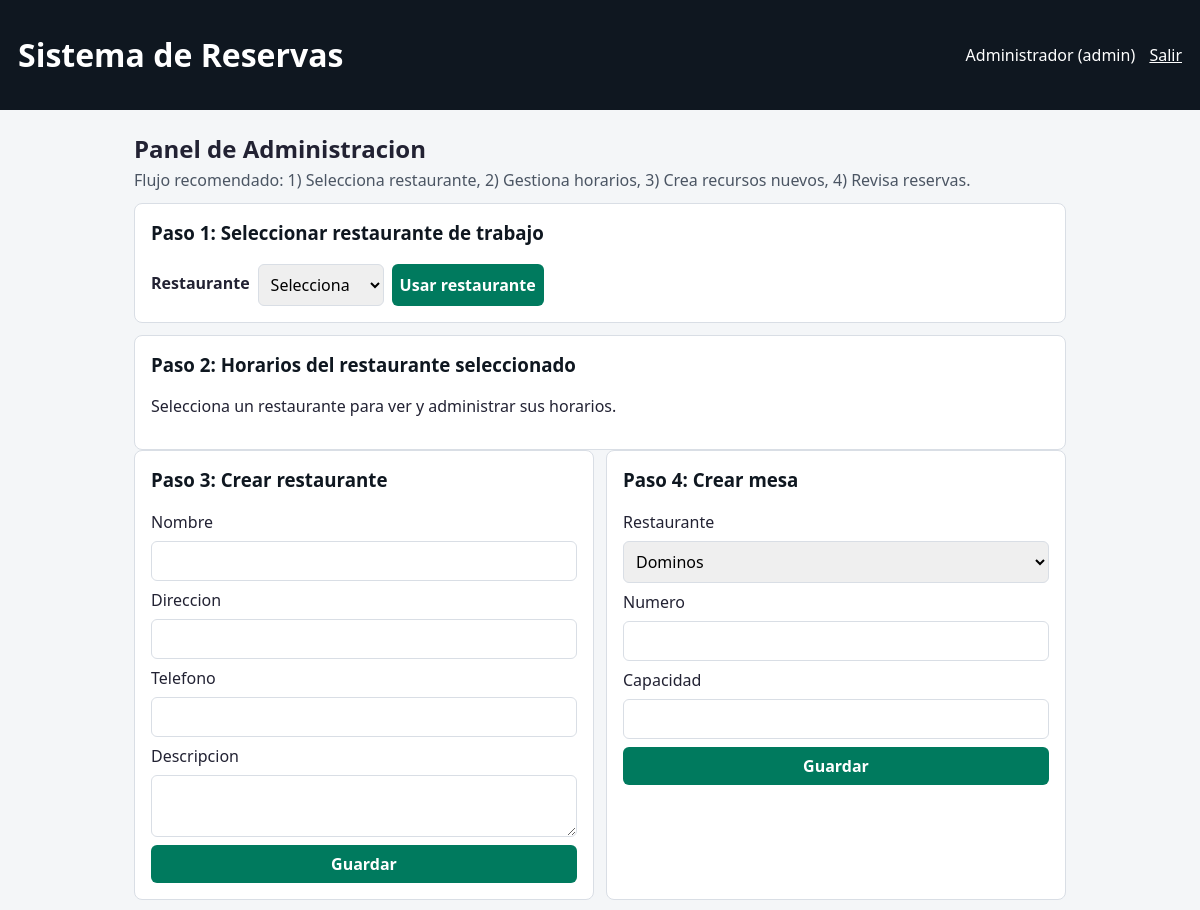
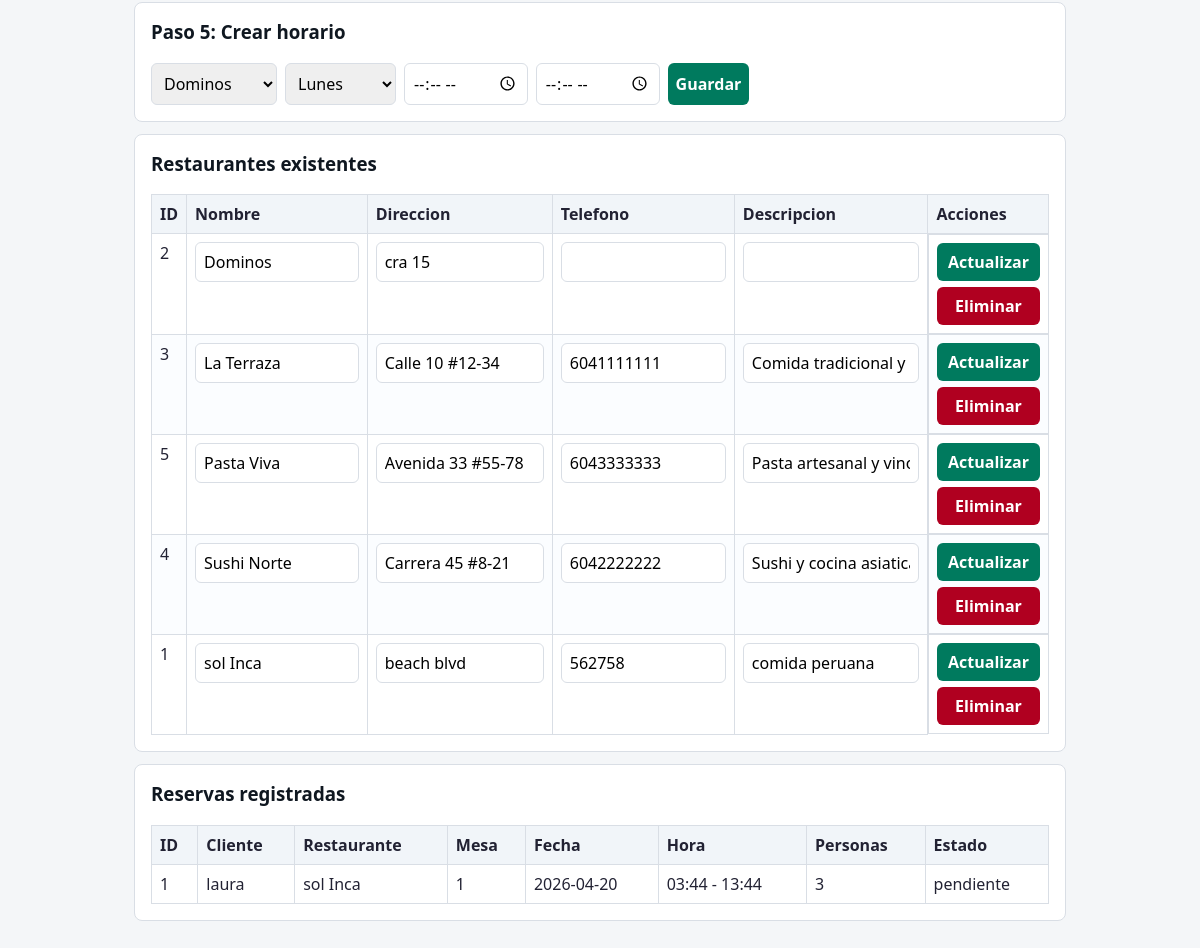
/admin/panel (signed in), run on an earlier commit of the app's database (2 pictures, top to bottom).
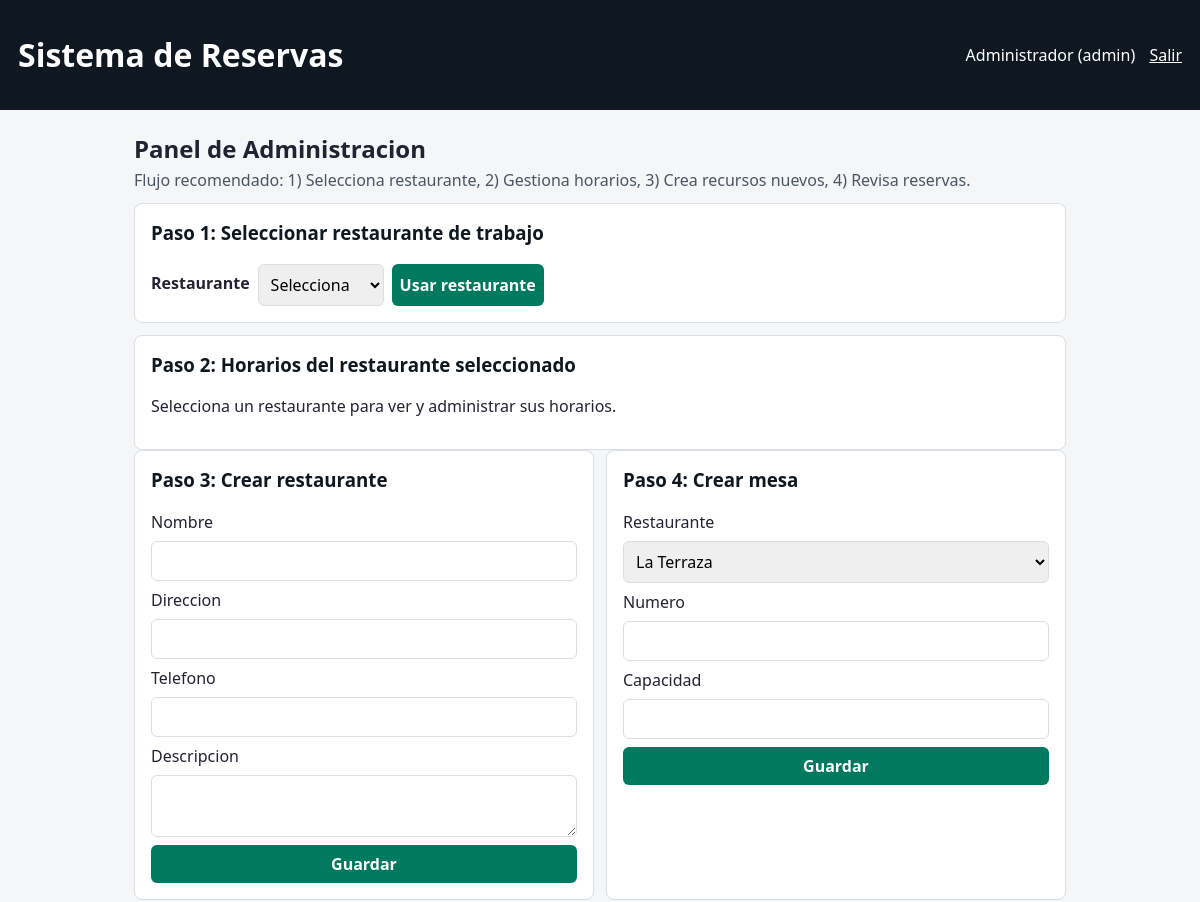
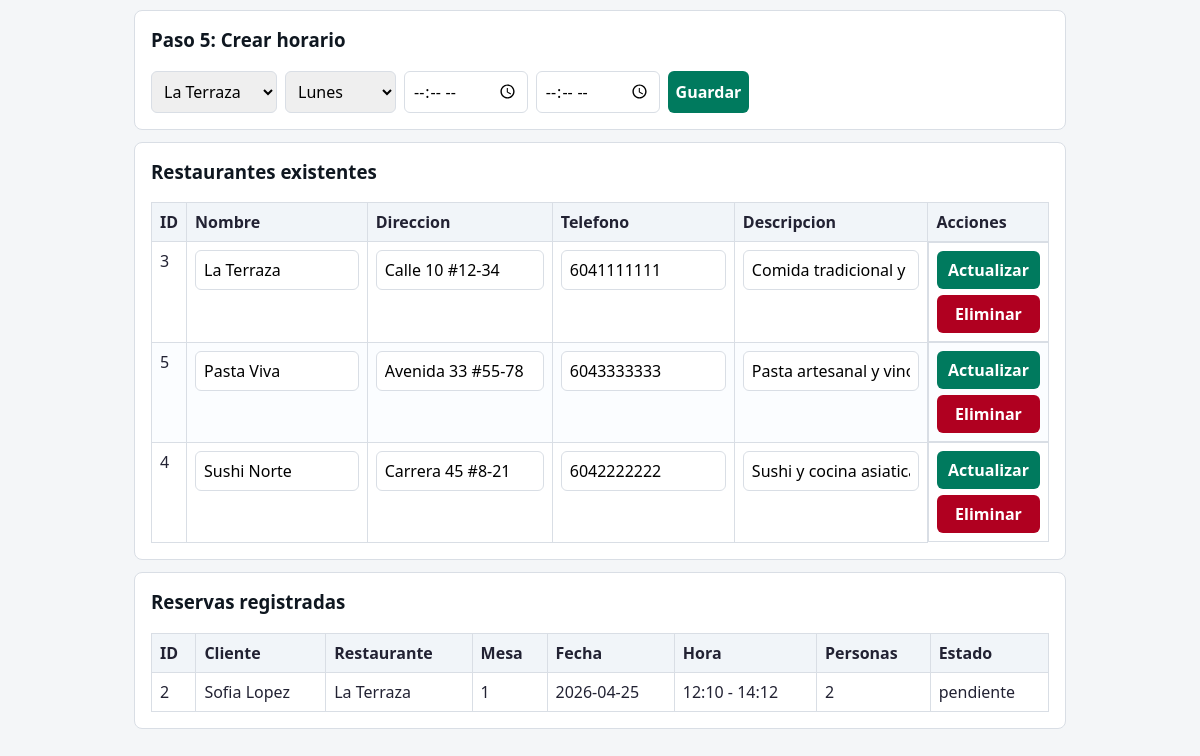
And on a later commit of the database (2 pictures, top to bottom).
### tables this page shows
CREATE TABLE restaurante (
				id_restaurante INTEGER PRIMARY KEY AUTOINCREMENT,
				nombre TEXT NOT NULL,
				direccion TEXT NOT NULL,
				telefono TEXT,
				descripcion TEXT
			);

CREATE TABLE reserva (
				id_reserva INTEGER PRIMARY KEY AUTOINCREMENT,
				id_cliente INTEGER NOT NULL,
				id_disponibilidad INTEGER NOT NULL,
				estado TEXT NOT NULL DEFAULT 'pendiente',
				num_personas INTEGER NOT NULL,
				FOREIGN KEY (id_cliente) REFERENCES cliente(id_cliente) ON DELETE CASCADE,
				FOREIGN KEY (id_disponibilidad) REFERENCES disponibilidad(id_disponibilidad) ON DELETE CASCADE
			);

CREATE TABLE usuario (
				id_usuario INTEGER PRIMARY KEY AUTOINCREMENT,
				nombre TEXT NOT NULL,
				email TEXT NOT NULL UNIQUE,
				password_hash TEXT NOT NULL,
				rol TEXT NOT NULL CHECK (rol IN ('cliente', 'admin'))
			);

CREATE TABLE mesa (
				id_mesa INTEGER PRIMARY KEY AUTOINCREMENT,
				id_restaurante INTEGER NOT NULL,
				numero INTEGER NOT NULL,
				capacidad INTEGER NOT NULL,
				estado TEXT NOT NULL DEFAULT 'activa',
				FOREIGN KEY (id_restaurante) REFERENCES restaurante(id_restaurante) ON DELETE CASCADE
			);

CREATE TABLE disponibilidad (
				id_disponibilidad INTEGER PRIMARY KEY AUTOINCREMENT,
				id_mesa INTEGER NOT NULL,
				fecha TEXT NOT NULL,
				hora_inicio TEXT NOT NULL,
				hora_fin TEXT NOT NULL,
				estado TEXT NOT NULL DEFAULT 'disponible',
				FOREIGN KEY (id_mesa) REFERENCES mesa(id_mesa) ON DELETE CASCADE,
				UNIQUE (id_mesa, fecha, hora_inicio, hora_fin)
			);

### presentacion/controllers/admin_controller.py (the view, shortened to what this page needs)
@admin_bp.route("/panel", methods=["GET", "POST"])
@login_required
@role_required("admin")
def panel():
    _, _, admin_service = get_services()
    selected_restaurante = request.args.get("restaurante")
    restaurantes = admin_service.listar_restaurantes()
    reservas = admin_service.listar_reservas()
    horarios = admin_service.listar_horarios_por_restaurante(selected_restaurante)
    return render_template(
        "admin_panel.html",
        restaurantes=restaurantes,
        reservas=reservas,
        horarios=horarios,
        selected_restaurante=selected_restaurante,
    )

### datos/ConexionDB.py (called while the page is built)
	def __new__(cls, db_path=None):
		if cls._instancia is None:
			cls._instancia = super().__new__(cls)
			cls._instancia._inicializada = False
		return cls._instancia

	@classmethod
	def get_instance(cls, db_path=None):
		return cls(db_path)

	def conectar(self):
		return self._conexion

### datos/dao/reserva_dao.py (called while the page is built)
    def listar_detalladas(self):
        return self.db.execute(
            """
            SELECT r.id_reserva,
                   r.estado,
                   r.num_personas,
                   d.fecha,
                   d.hora_inicio,
                   d.hora_fin,
                   m.numero AS mesa_numero,
                   re.nombre AS restaurante_nombre,
                   u.nombre AS cliente_nombre
            FROM reserva r
            JOIN cliente c ON c.id_cliente = r.id_cliente
            JOIN usuario u ON u.id_usuario = c.id_usuario
            JOIN disponibilidad d ON d.id_disponibilidad = r.id_disponibilidad
            JOIN mesa m ON m.id_mesa = d.id_mesa
            JOIN restaurante re ON re.id_restaurante = m.id_restaurante
            ORDER BY d.fecha DESC, d.hora_inicio DESC
            """
        ).fetchall()

### datos/dao/restaurante_dao.py (called while the page is built)
    def listar_todos(self):
        return self.db.execute("SELECT * FROM restaurante ORDER BY nombre").fetchall()

### negocio/builders.py (called while the page is built)
    def reset(self):
        self._data = {
            "id_reserva": None,
            "id_cliente": None,
            "id_disponibilidad": None,
            "estado": "pendiente",
            "num_personas": 1,
        }
        return self

### negocio/services.py (called while the page is built, shortened)
    def listar_horarios_por_restaurante(self, id_restaurante):
        if not id_restaurante:
            return []

    def listar_reservas(self):
        return self.reserva_dao.listar_detalladas()

    def listar_restaurantes(self):
        rows = self.restaurante_dao.listar_todos()
        return [
            Restaurante(
                id_restaurante=row["id_restaurante"],
                nombre=row["nombre"],
                direccion=row["direccion"],
                telefono=row["telefono"] or "",
                descripcion=row["descripcion"] or "",
            )
            for row in rows
        ]

### presentacion/controllers/common.py (called while the page is built)
def get_services():
    conexion = ConexionDB.get_instance()
    db = conexion.conectar()
    return AuthService(db), ReservaService(db), AdminService(db)

### presentacion/templates/admin_panel.html (shortened to what this page needs)
{% extends 'base.html' %}
{% block content %}
<section class="page-head">
    <h2>Panel de Administracion</h2>
    <p>Flujo recomendado: 1) Selecciona restaurante, 2) Gestiona horarios, 3) Crea recursos nuevos, 4) Revisa reservas.</p>
</section>
<section class="card">
    <h3>Paso 1: Seleccionar restaurante de trabajo</h3>
    <form method="get" class="form-inline">
        <label>Restaurante</label>
        <select name="restaurante" required>
            <option value="">Selecciona</option>
        </select>
        <button type="submit">Usar restaurante</button>
    </form>
</section>
<section class="card mt">
    <h3>Paso 2: Horarios del restaurante seleccionado</h3>
    {% if selected_restaurante %}
    <table>
        <thead>
            <tr>
                <th>ID</th>
                <th>Dia</th>
                <th>Hora inicio</th>
                <th>Hora fin</th>
                <th>Acciones</th>
            </tr>
        </thead>
        <tbody>
            {% for h in horarios %}
            <tr>
                <form method="post">
                    <td>
                        {{ h.id_horario }}
                        <input type="hidden" name="id_horario" value="{{ h.id_horario }}">
                        <input type="hidden" name="id_restaurante_selected" value="{{ selected_restaurante }}">
                    </td>
                    <td>
                        <select name="dia_semana" required>
                            {% for dia in ['Lunes','Martes','Miercoles','Jueves','Viernes','Sabado','Domingo'] %}
                            <option value="{{ dia }}" {% if dia == h.dia_semana %}selected{% endif %}>{{ dia }}</option>
                            {% endfor %}
                        </select>
                    </td>
                    <td><input type="time" name="hora_inicio" value="{{ h.hora_inicio }}" required></td>
                    <td><input type="time" name="hora_fin" value="{{ h.hora_fin }}" required></td>
                    <td class="actions">
                        <button type="submit" name="accion" value="actualizar_horario">Actualizar</button>
                        <button type="submit" class="danger" name="accion" value="eliminar_horario" onclick="return confirm('Eliminar horario?')">Eliminar</button>
                    </td>
                </form>
            </tr>
            {% else %}
            <tr><td colspan="5">Este restaurante aun no tiene horarios</td></tr>
            {% endfor %}
        </tbody>
    </table>
    {% else %}
    <p>Selecciona un restaurante para ver y administrar sus horarios.</p>
    {% endif %}
</section>
<section class="grid-2">
    <article class="card">
        <h3>Paso 3: Crear restaurante</h3>
        <form method="post" class="form-grid">
            <label>Nombre</label>
            <input type="text" name="nombre" required>
            <label>Direccion</label>
            <input type="text" name="direccion" required>
            <label>Telefono</label>
            <input type="text" name="telefono">
            <label>Descripcion</label>
            <textarea name="descripcion" rows="2"></textarea>
            <button type="submit">Guardar</button>
        </form>
    </article>
    <article class="card">
        <h3>Paso 4: Crear mesa</h3>
        <form method="post" class="form-grid">
            <label>Restaurante</label>
            <select name="id_restaurante" required>
                {% for r in restaurantes %}
                <option value="{{ r.id_restaurante }}">{{ r.nombre }}</option>
                {% endfor %}
            </select>
            <label>Numero</label>
            <input type="number" name="numero" min="1" required>
            <label>Capacidad</label>
            <input type="number" name="capacidad" min="1" required>
            <button type="submit">Guardar</button>
        </form>
    </article>
</section>
<section class="grid-1 mt">
    <article class="card">
        <h3>Paso 5: Crear horario</h3>
        <form method="post" class="form-inline">
            <select name="id_restaurante" required>
                {% for r in restaurantes %}
                <option value="{{ r.id_restaurante }}">{{ r.nombre }}</option>
                {% endfor %}
            </select>
            <select name="dia_semana" required>
                {% for dia in ['Lunes','Martes','Miercoles','Jueves','Viernes','Sabado','Domingo'] %}
                <option value="{{ dia }}">{{ dia }}</option>
                {% endfor %}
            </select>
            <input type="time" name="hora_inicio" required>
            <input type="time" name="hora_fin" required>
            <button type="submit">Guardar</button>
        </form>
    </article>
</section>
<section class="card mt">
    <h3>Restaurantes existentes</h3>
    <table>
        <thead>
            <tr>
                <th>ID</th>
                <th>Nombre</th>
                <th>Direccion</th>
                <th>Telefono</th>
                <th>Descripcion</th>
                <th>Acciones</th>
            </tr>
        </thead>
        <tbody>
            {% for r in restaurantes %}
            <tr>
                <form method="post">
                    <td>
                        {{ r.id_restaurante }}
                    </td>
                    <td><input type="text" name="nombre" value="{{ r.nombre }}" required></td>
                    <td><input type="text" name="direccion" value="{{ r.direccion }}" required></td>
                    <td><input type="text" name="telefono" value="{{ r.telefono or '' }}"></td>
                    <td><input type="text" name="descripcion" value="{{ r.descripcion or '' }}"></td>
                    <td class="actions">
                        <button type="submit" name="accion" value="actualizar_restaurante">Actualizar</button>
                        <button type="submit" class="danger" name="accion" value="eliminar_restaurante" onclick="return confirm('Eliminar restaurante y sus mesas/horarios?')">Eliminar</button>
                    </td>
                </form>
            </tr>
            {% else %}
            <tr><td colspan="6">Sin restaurantes</td></tr>
            {% endfor %}
        </tbody>
    </table>
</section>
<section class="card mt">
    <h3>Reservas registradas</h3>
    <table>
        <thead>
            <tr>
                <th>ID</th>
                <th>Cliente</th>
                <th>Restaurante</th>
                <th>Mesa</th>
                <th>Fecha</th>
                <th>Hora</th>
                <th>Personas</th>
                <th>Estado</th>
            </tr>
        </thead>
        <tbody>
            {% for r in reservas %}
            <tr>
                <td>{{ r.id_reserva }}</td>
                <td>{{ r.cliente_nombre }}</td>
                <td>{{ r.restaurante_nombre }}</td>
                <td>{{ r.mesa_numero }}</td>
                <td>{{ r.fecha }}</td>
                <td>{{ r.hora_inicio }} - {{ r.hora_fin }}</td>
                <td>{{ r.num_personas }}</td>
                <td>{{ r.estado }}</td>
            </tr>
            {% else %}
            <tr><td colspan="8">Sin reservas aun</td></tr>
            {% endfor %}
        </tbody>
    </table>
</section>
{% endblock %}

### presentacion/templates/base.html (shortened to what this page needs)
<!doctype html>
<html lang="es">
<head>
    <link rel="stylesheet" href="{{ url_for('static', filename='css/style.css') }}">
</head>
<body>
<header class="topbar">
    <h1>Sistema de Reservas</h1>
    <nav>
        {% if session.get('usuario') %}
            <span>{{ session['usuario']['nombre'] }} ({{ session['usuario']['rol'] }})</span>
            <a href="{{ url_for('auth.logout') }}">Salir</a>
        {% endif %}
    </nav>
</header>
<main class="container">
    {% block content %}{% endblock %}
</main>
</body>
</html>

### presentacion/static/css/style.css (style rules this page uses)
:root { --bg: #f4f6f8; --card: #ffffff; --line: #d9dee5; --text: #223; --accent: #007a5e; --accent-soft: #d8f2eb; --danger: #b00020; }
* { box-sizing: border-box; }
body { margin: 0; font-family: "Segoe UI", Tahoma, sans-serif; background: var(--bg); color: var(--text); }
.topbar { background: #0f1720; color: #fff; padding: 12px 18px; display: flex; justify-content: space-between; align-items: center; }
.topbar a { color: #fff; margin-left: 10px; }
.container { max-width: 960px; margin: 22px auto; padding: 0 14px 24px; }
.card { background: var(--card); border: 1px solid var(--line); border-radius: 8px; padding: 16px; }
.page-head { margin-bottom: 12px; }
.page-head h2 { margin: 0 0 4px; }
.page-head p { margin: 0; color: #4b5563; }
.form-grid { display: grid; gap: 8px; }
.form-inline { display: flex; gap: 8px; flex-wrap: wrap; }
input, select, textarea, button { width: 100%; padding: 8px; border: 1px solid var(--line); border-radius: 6px; font: inherit; }
.form-inline input, .form-inline select, .form-inline button { width: auto; }
button { background: var(--accent); color: #fff; border: none; cursor: pointer; font-weight: 600; }
button.danger { background: var(--danger); }
.grid-2 { display: grid; grid-template-columns: 1fr 1fr; gap: 12px; }
.grid-1 { display: grid; grid-template-columns: 1fr; }
table { width: 100%; border-collapse: collapse; }
th, td { border: 1px solid var(--line); padding: 8px; text-align: left; vertical-align: top; }
th { background: #f1f5f9; }
table tr:nth-child(even) td { background: #fbfdff; }
.mt { margin-top: 12px; }
.actions { display: grid; gap: 6px; min-width: 120px; }
.card h3 { margin-top: 0; }
.card h2, .card h3 { color: #0f1720; }
.form-inline label { font-weight: 600; padding-top: 8px; }

What changed in the data, as far as the page shows it:
removed restaurante: id_restaurante "2", nombre "Dominos", direccion "cra 15"
removed restaurante: id_restaurante "1", nombre "sol Inca", direccion "beach blvd", telefono "562758", descripcion "comida peruana"
removed reserva: id_reserva "1", cliente_nombre "laura", restaurante_nombre "sol Inca", mesa_numero "1", fecha "2026-04-20", hora_inicio "03:44", hora_fin "13:44", num_personas "3", estado "pendiente"
added reserva: id_reserva "2", cliente_nombre "Sofia Lopez", restaurante_nombre "La Terraza", mesa_numero "1", fecha "2026-04-25", hora_inicio "12:10", hora_fin "14:12", num_personas "2", estado "pendiente"
Also different on the page:
form field id_restaurante: "Dominos" → "La Terraza"
